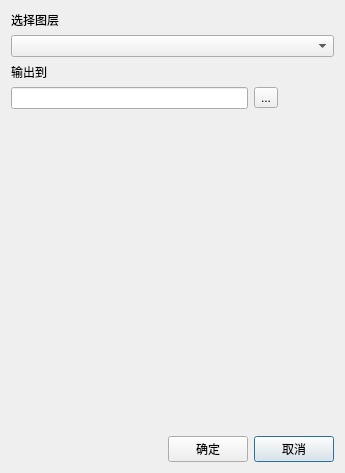
<?xml version="1.0" encoding="UTF-8"?>
<ui version="4.0">
 <class>SaveAsCsvClass</class>
 <widget class="QDialog" name="SaveAsCsvClass">
  <property name="geometry">
   <rect>
    <x>0</x>
    <y>0</y>
    <width>345</width>
    <height>473</height>
   </rect>
  </property>
  <property name="windowTitle">
   <string>SaveAsCsv</string>
  </property>
  <layout class="QGridLayout" name="gridLayout">
   <item row="5" column="2">
    <widget class="QPushButton" name="pushButton_2">
     <property name="text">
      <string>取消</string>
     </property>
    </widget>
   </item>
   <item row="3" column="2">
    <widget class="QToolButton" name="toolButton">
     <property name="text">
      <string>...</string>
     </property>
    </widget>
   </item>
   <item row="4" column="1">
    <spacer name="verticalSpacer">
     <property name="orientation">
      <enum>Qt::Vertical</enum>
     </property>
     <property name="sizeHint" stdset="0">
      <size>
       <width>20</width>
       <height>40</height>
      </size>
     </property>
    </spacer>
   </item>
   <item row="5" column="1">
    <widget class="QPushButton" name="pushButton">
     <property name="text">
      <string>确定</string>
     </property>
    </widget>
   </item>
   <item row="4" column="2">
    <spacer name="verticalSpacer_2">
     <property name="orientation">
      <enum>Qt::Vertical</enum>
     </property>
     <property name="sizeHint" stdset="0">
      <size>
       <width>20</width>
       <height>40</height>
      </size>
     </property>
    </spacer>
   </item>
   <item row="5" column="0">
    <spacer name="horizontalSpacer">
     <property name="orientation">
      <enum>Qt::Horizontal</enum>
     </property>
     <property name="sizeHint" stdset="0">
      <size>
       <width>40</width>
       <height>20</height>
      </size>
     </property>
    </spacer>
   </item>
   <item row="3" column="0" colspan="2">
    <widget class="QLineEdit" name="lineEdit"/>
   </item>
   <item row="2" column="0" colspan="3">
    <widget class="QLabel" name="label_2">
     <property name="text">
      <string>输出到</string>
     </property>
    </widget>
   </item>
   <item row="1" column="0" colspan="3">
    <widget class="QComboBox" name="comboBox"/>
   </item>
   <item row="0" column="0" colspan="3">
    <widget class="QLabel" name="label">
     <property name="text">
      <string>选择图层</string>
     </property>
    </widget>
   </item>
  </layout>
 </widget>
 <layoutdefault spacing="6" margin="11"/>
 <resources/>
 <connections/>
</ui>
